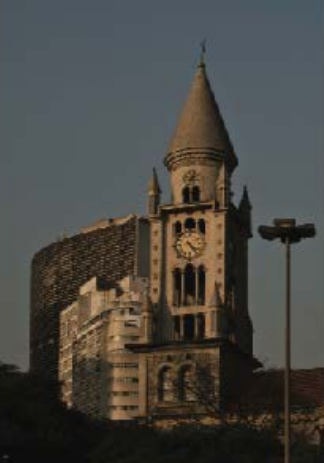
#> input picture Automatronica/other_pic/building.png, 324 x 463 px
$ jupyter execute contrast_brightness.ipynb
#> lines starting #> are read from the running program, lines starting #| are printed output that depends on the picture
# Brilho e contraste

Podemos considerar brilho e contraste como operações que ocorrem em cada pixel da seguinte forma:

$$ g(i,j) = \alpha \cdot f(i,j) + \beta $$

sendo que

* $\alpha$ é o ganho, maior que zero, parâmetro que controla o contraste
* $\beta$ é o *bias*, parâmetro que controla o brilho

Nas transformações que agem diretamente em cada pixel podemos aplicar uma sequência de *loops* (*for*), contudo a biblioteca OpenCV nos oferece formas mais eficientes.

### Carregando os pacotes necessários

[cell 1]
import cv2
import numpy as np

### Aplicando uma série de *loops* para a transformação no pixel

[cell 2]
# Lendo uma imagem subexposta
im = cv2.imread("other_pic/building.png")
#> im is the input picture: shape (463, 324, 3); mean B, G, R 67.4, 71.8, 73

# Parâmetros alpha e beta
alpha = 1.8
beta = 30

# Criando estrutura para a imagem modificada
mod_im = np.zeros(im.shape, im.dtype)

for y in range(im.shape[0]):
    for x in range(im.shape[1]):
        for c in range(im.shape[2]):
            mod_im[y,x,c] = np.clip(alpha*im[y,x,c]+beta, 0, 255)
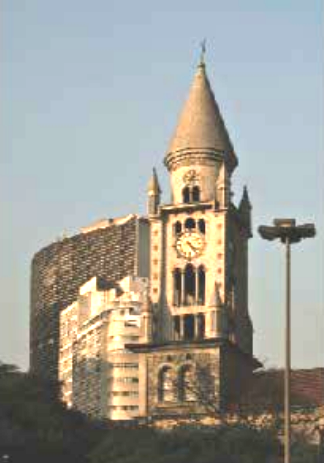
#> mod_im: shape (463, 324, 3); mean B, G, R 151, 158.7, 158.9

cv2.imshow("Original", im)
cv2.imshow("Modificada", mod_im)
cv2.waitKey(0)
cv2.destroyAllWindows()

### Uma forma mais eficiente utilizando a biblioteca OpenCV

A biblioteca OpenCV possui uma forma mais eficiente para a transformação desejada, por meio da função *convertScaleAbs()*.

Uma dica é evitar loops do tipo *for* e *if* nos algoritmos desenvolvidos. Essas soluções em linguagens como *Python* e *R* tendem a ser pouco eficientes.

[cell 3]
# Lendo a imagem
im = cv2.imread("other_pic/building.png")

# Parâmetros alpha e beta
alpha = 2.0
beta = 60

# Aplicando transformação
mod_im = cv2.convertScaleAbs(im, alpha=alpha, beta=beta)
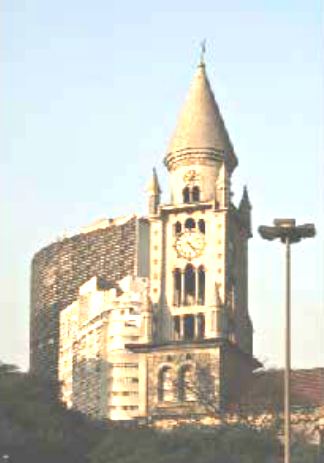
#> mod_im: shape (463, 324, 3); mean B, G, R 193.2, 201.5, 199.3

cv2.imshow("Original", im)
cv2.imshow("Modificada", mod_im)
cv2.waitKey(0)
cv2.destroyAllWindows()
